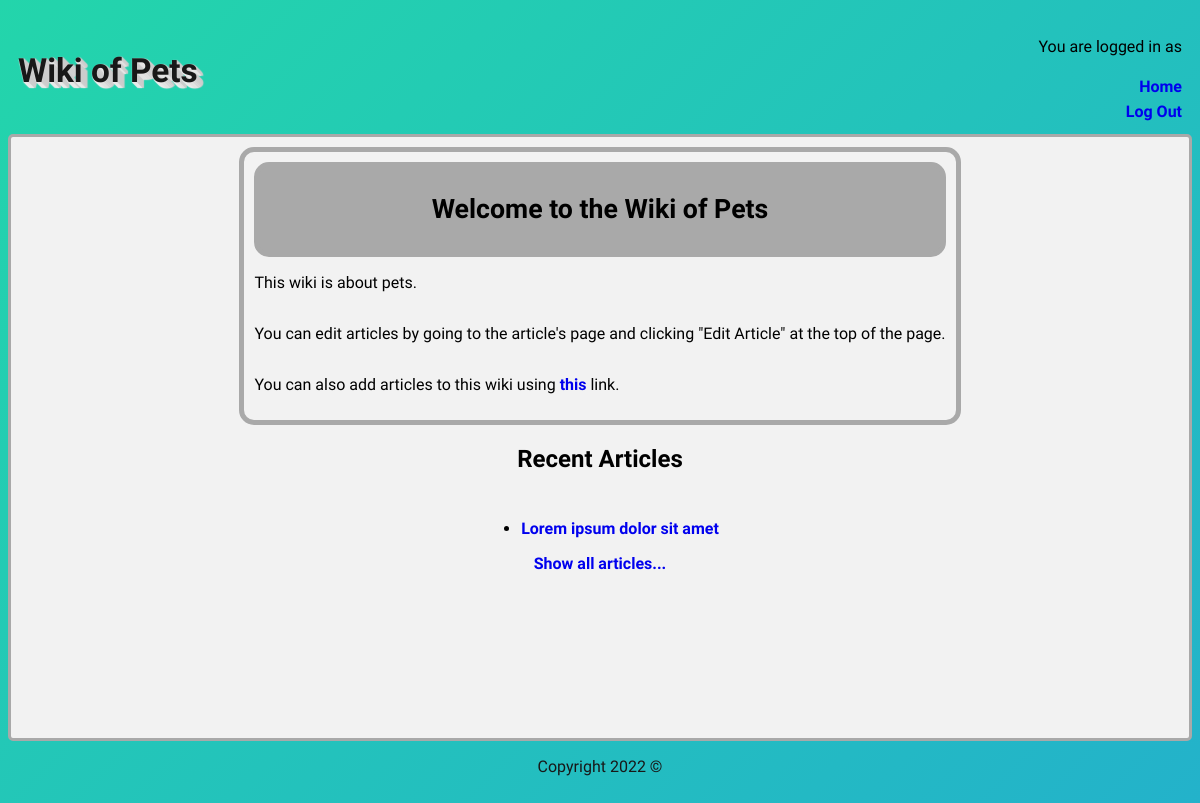
The app's page / (signed in), older data.
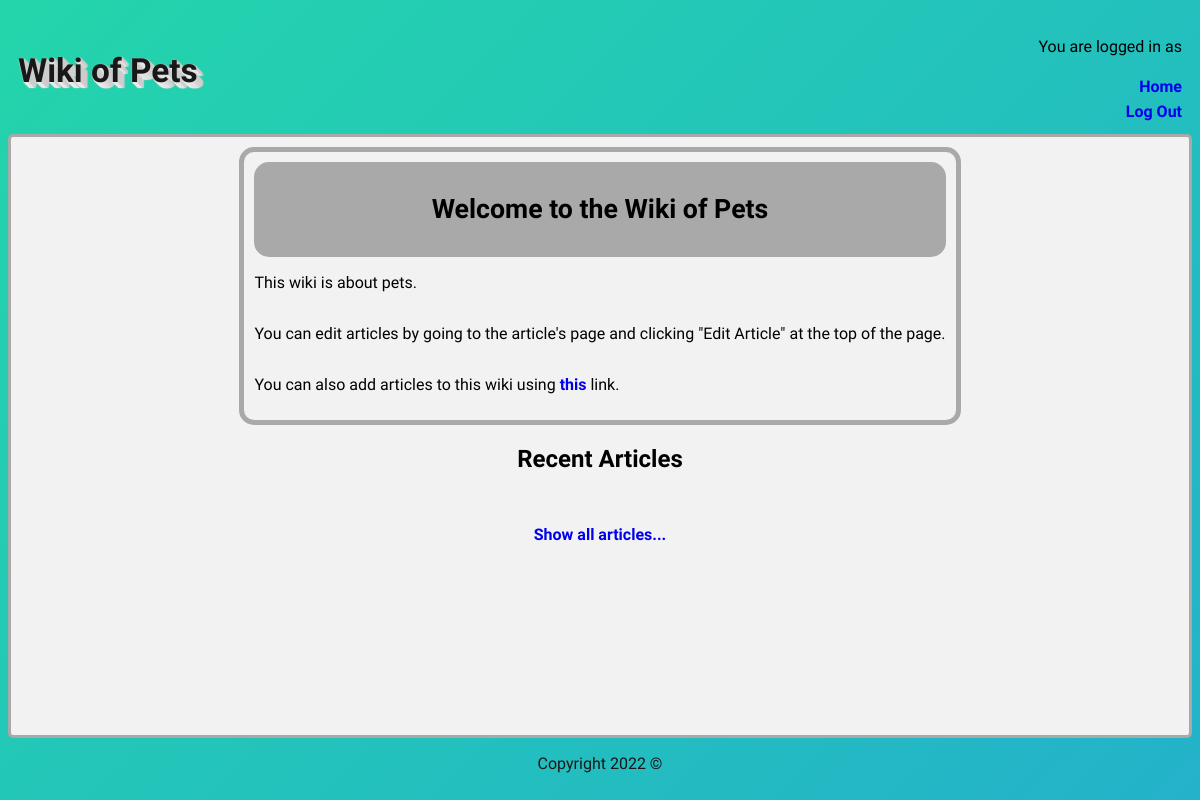
The same page, newer data.
### tables this page shows
CREATE TABLE `article` (
  `article_id` int(11) NOT NULL,
  `article_short_title` varchar(32) NOT NULL,
  `article_title` varchar(32) NOT NULL,
  `article_body` text NOT NULL,
  `article_photo` varchar(64) DEFAULT NULL,
  `article_birthdate` date DEFAULT NULL
);

### database.php (called while the page is built, shortened)
<?php
$HOST = "localhost";
$USERNAME = "INFX371";
$PASSWORD = "P*ssword";
$DB_NAME = "wiki";
$conn = new mysqli($HOST, $USERNAME, $PASSWORD, $DB_NAME);
$stmt = $conn->query("SELECT * FROM article");
$stmtTwo = $conn->query("SELECT * FROM `article`ORDER BY `article_id`DESC LIMIT 5;");
$topArticle = $stmtTwo->fetch_all();
?>

### index.php (the view, shortened to what this page needs)
<?php include 'database.php';
?>
<!DOCTYPE html>
<html>
        <?php include "header.php" ?>
        <div id="everythingButHeader">
            <div id="mainArea">
                <div id="welcomeBox">
                    <div id="welcomeTitle"><p>Welcome to the Wiki of Pets</p></div>
                    <p>This wiki is about pets.</p>
                    <p>You can edit articles by going to the article's page and clicking "Edit Article" at the top of the page.</p>
                    <p>You can also add articles to this wiki using <a href="./add.php">this</a> link.</p>
                </div>
                <h2>Recent Articles</h2>
                <ul>
                        <?php
                            foreach ($topArticle as $row){
                            echo "<li><a href=wiki.php?shortTitle=$row[1] title='$row[2]'>$row[2]</a></li>";
                            }
                        ?>
                </ul>
                <a  href="showall.php">Show all articles...</a>
                </div>
            </div>
            <?php include "footer.php" ?>
    </body>
</html>

Row changes from the older to the newer data that the page shows:
removed article: article_title "Lorem ipsum dolor sit amet"
